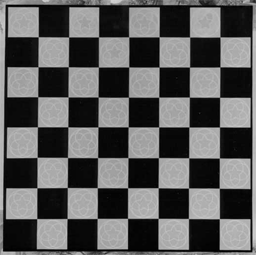
%> input picture Lab1/images/chessboard04.png, 256 x 255 px
$ octave corner_detector.m   (GNU Octave 9; MATLAB toolbox functions it lacks are replaced by stand-ins)
%> lines starting %> are read from the running program, lines starting %| are printed output that depends on the picture; in (x1, y1, x2, y2) boxes, pixels count from 0 and x2, y2 are one past the last pixel; in counts of white or black regions, pixels touching at a corner belong together; the program's own positions count from 1
close all;
clear;
clc;

im = imread('./images/chessboard04.png');
%> im is the input picture: size 255x256 uint8; min 0, max 209, mean 91.8

im_orig = im;
if size(im,3)>1
    im=rgb2gray(im);
end
% Derivative masks
  dx = [-1 0 1;
        -1 0 1;
        -1 0 1];
  dy = dx';
% Image derivatives
Ix = conv2(double(im), dx, 'same'); Iy = conv2(double(im), dy, 'same');
%> after `Iy = conv2(double(im), dy, 'same')`:
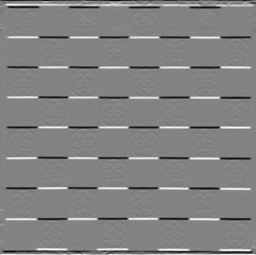
%> Iy: size 255x256 double; min -617, max 585, mean -0.1; drawn with min black and max white
sigma=2;
% Generate Gaussian filter of size 9x9 and std. dev. sigma.
g = fspecial('gaussian',9, sigma);
% Smoothed squared image derivatives
Ix2 = conv2(Ix.^2, g, 'same');
Iy2 = conv2(Iy.^2, g, 'same');
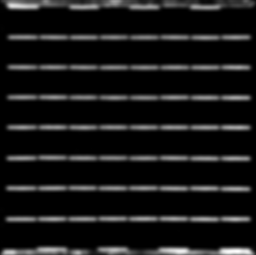
%> Iy2: size 255x256 double; min 0, max 142832.2, mean 13153; drawn with min black and max white
Ixy = conv2(Ix.*Iy, g, 'same');
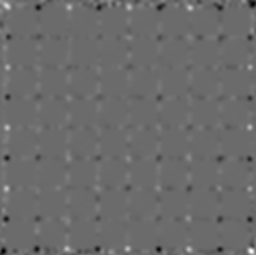
%> Ixy: size 255x256 double; min -11726.2, max 16030.6, mean 14.9; drawn with min black and max white

%% Part 1 & 2

% Compute M matrix

% im = imresize(im,[size(im,1)/3,size(im,2)]);
[height, width] = size(im);
%> height = 255; width = 256
E = zeros(height, width);
R = zeros(height, width);
k = 0.04;
tic
for i = 2 : height - 1
    for j = 2 : width - 1
        Ix2_sum = sum(sum(Ix2(i - 1 : i + 1, j - 1 : j + 1)));
        Iy2_sum = sum(sum(Iy2(i - 1 : i + 1, j - 1 : j + 1)));
        Ixy_sum = sum(sum(Ixy(i - 1 : i + 1, j - 1 : j + 1)));
        M = [Ix2_sum, Ixy_sum; Ixy_sum, Iy2_sum];
        det_M = M(1,1) * M(2,2) - M(1,2) * M(2,1);
        trace_M = M(1,1) + M(2,2);
        R(i,j) = det_M - k * (trace_M)^2;
        e = eig(M);
        E(i,j) = e(1);
    end
end
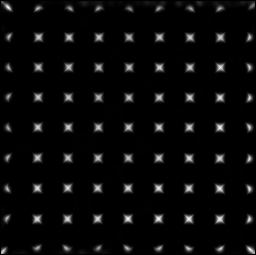
%> E: size 255x256 double; min 0, max 426517.8, mean 16506.4; drawn with min black and max white
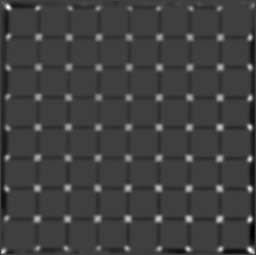
%> R: size 255x256 double; min -6.95e+10, max 2.12e+11, mean 1.12e+09; drawn with min black and max white
toc
imshow(mat2gray(E));

%% Part 3 & 4

% structure initialization
num_max = 81;
features(num_max).p_x = 0;
features(num_max).p_y = 0;

[val,idx] = sort(E(:),'descend');
[I,J] = ind2sub([height, width],idx);

i = 0;% for loop of all pixels
f = 0;% for loop of feature points


D = E;


while f < num_max
    i = i + 1;
    if D(I(i),J(i)) == 0
        continue
    else
        f = f + 1;
        features(f).p_x = I(i);
        features(f).p_y = J(i);
        for ii = -5:5
            if (I(i) + ii) <= 0 || (I(i) + ii) > height
                continue;
            end
            for jj = -5:5
                if (J(i) + jj) <= 0 || (J(i) + jj) > width || (ii == 0 && jj == 0)
                    continue;
                end
                D(I(i)+ii, J(i)+jj) = 0;
            end
        end

    end
end
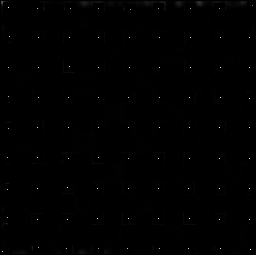
%> D: size 255x256 double; 14.7% of pixels changed, all inside (x1, y1, x2, y2) = (1, 1, 255, 254); drawn with min black and max white
%> after the loop, f = 81; features = 81 items; first 5, p_x and p_y: 8 9, 250 251, 219 129, 219 159, 128 220; i = 1879

% plot
figure; imshow(im_orig); hold on;
% figure;imshow(mat2gray(E));hold on;
for i=1:size(features,2),
plot(features(i).p_y, features(i).p_x, 'r+');
end
%> this loop made 81 passes

% Part 5
i = 0;
% subp = zeros(num_max,2);
while i < num_max
    i = i + 1;
    x = features(i).p_x;
    y = features(i).p_y;
    A = [];
    b = [];
    for ii = [-1 0 1]
        for jj = [-1 0 1]
            A = [A;(x+ii)^2, (x+ii)*(y+jj), (y+jj)^2,  x+ii, y+jj, 1];
            b = [b;E(x+ii,y+jj)];
        end
    end
    p = A\b; % Least mean square to find all the unknown parameters

subp = [2*p(1) p(2);p(2) 2*p(3)]\[-p(4);-p(5)];
if abs(subp(1) - x) > 0.5 || abs(subp(2)-y) > 0.5
%     plot(subp(2), subp(1), 'b+');
    subp(1) = x;
    subp(2) = y;
end
plot(subp(2), subp(1), 'g+');
end
%> this loop made 81 passes
%> (x, y) on passes 2, 3, 4, 6, 7, 9, 10, 13, 14, 15, 16, 17: (250, 251), (219, 129), (219, 159), (219, 190), (189, 220), (220, 250), (189, 38), (189, 250), (98, 221), (99, 250), (188, 68), (220, 68)
%> (x, y, p) on passes 1, 5, 8, 11, 12, 21: (8, 9, [-45171.5; 74539; -49930.3; 56498; 285324.5; -1049517]), (128, 220, [-103.5; 3633.4; -27738.1; -775500.7; 11766036.4; -1.25e+09]), (220, 220, [-7769.3; -13410; -11629.7; 6362884.4; 8072605.2; -1.59e+09]), (68, 221, [844.1; 587.6; -5682.9; -249773; 2464622.3; -262509743.9]), (189, 159, [-4873.8; -704.5; -6736; 1946124; 2281891.1; -364706119.1]), (68, 160, [-9700.3; 457.6; 3972.2; 1248543; -1303891.5; 62258282.9])
%> after the loop, i = 81; subp = [6.5; 252.9]
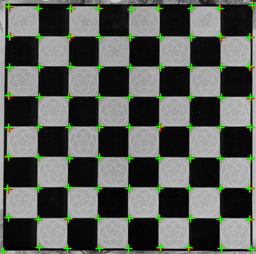
%> figure redrawn from the program's plot data

$ run again, with Lab1/images/chessboard03.png copied over Lab1/images/chessboard04.png
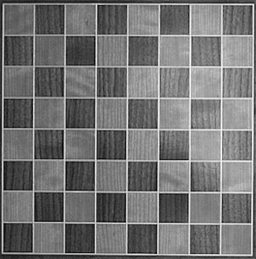
%> input picture Lab1/images/chessboard03.png, 256 x 259 px
%> im is the input picture: size 259x256 uint8; min 6, max 253, mean 115.4
%> after the loop `while f < num_max`:
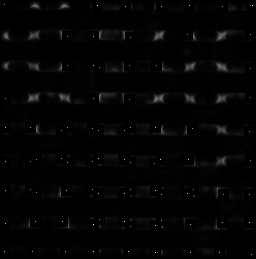
%> D: size 259x256 double; min 0, max 434416.9, mean 7103.9; drawn with min black and max white
%> after the loop `while f < num_max`: f = 81; features = 81 items; first 5, p_x and p_y: 6 253, 6 98, 253 156, 225 94, 222 125; i = 849
%> the loop `for i=1:size(features,2),` made 81 passes
%> the loop `while i < num_max` made 81 passes
%> (x, y) on passes 1 to 8: (6, 253), (6, 98), (253, 156), (225, 94), (222, 125), (191, 156), (223, 250), (226, 156)
%> after the loop `while i < num_max`: i = 81; subp = [97.71; 250.7]
%> after the loop `while i < num_max`:
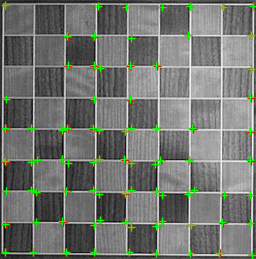
%> figure redrawn from the program's plot data

$ run again, with Lab1/images/chessboard05.png copied over Lab1/images/chessboard04.png
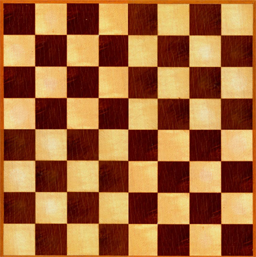
%> input picture Lab1/images/chessboard05.png, 256 x 257 px
%> im is the input picture: size 257x256x3 uint8; mean R, G, B 162.1, 102.2, 57.3
%> im: size 257x256 uint8
%> after the loop `while f < num_max`:
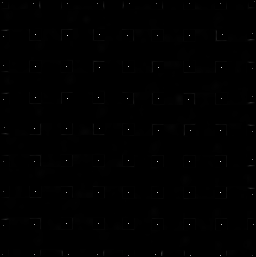
%> D: size 257x256 double; min 0, max 471454.1, mean 1850.8; drawn with min black and max white
%> after the loop `while f < num_max`: f = 81; features = 81 items; first 5, p_x and p_y: 36 68, 67 36, 225 190, 193 221, 130 129; i = 3178
%> the loop `for i=1:size(features,2),` made 81 passes
%> the loop `while i < num_max` made 81 passes
%> (x, y) on passes 1, 4, 5, 6, 7, 8, 9, 10: (36, 68), (193, 221), (130, 129), (99, 68), (98, 99), (162, 158), (162, 190), (162, 221)
%> after the loop `while i < num_max`: i = 81; subp = [2; 255]
%> after the loop `while i < num_max`:
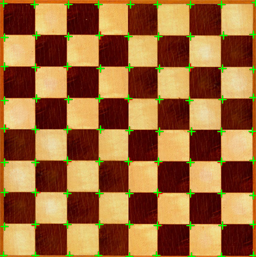
%> figure redrawn from the program's plot data

$ run again, with Lab1/images/chessboard06.png copied over Lab1/images/chessboard04.png
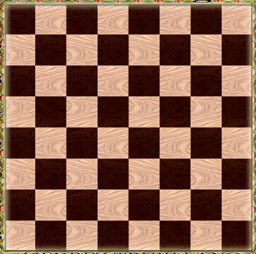
%> input picture Lab1/images/chessboard06.png, 256 x 254 px
%> im is the input picture: size 254x256x3 uint8; mean R, G, B 138.9, 100.3, 80.7
%> im: size 254x256 uint8
%> after the loop `while f < num_max`: f = 81; features = 81 items; first 5, p_x and p_y: 66 36, 159 129, 159 36, 66 222, 159 98; i = 3677
%> the loop `for i=1:size(features,2),` made 81 passes
%> the loop `while i < num_max` made 81 passes
%> (x, y) on passes 1, 3, 5, 7, 8, 9, 11, 13: (66, 36), (159, 36), (159, 98), (190, 36), (96, 129), (159, 222), (128, 36), (159, 160)
%> after the loop `while i < num_max`: i = 81; subp = [221.5; 6.12]
%> after the loop `while i < num_max`:
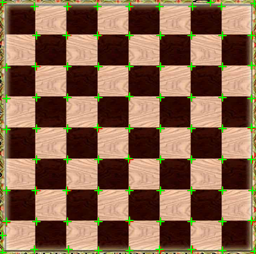
%> figure redrawn from the program's plot data
